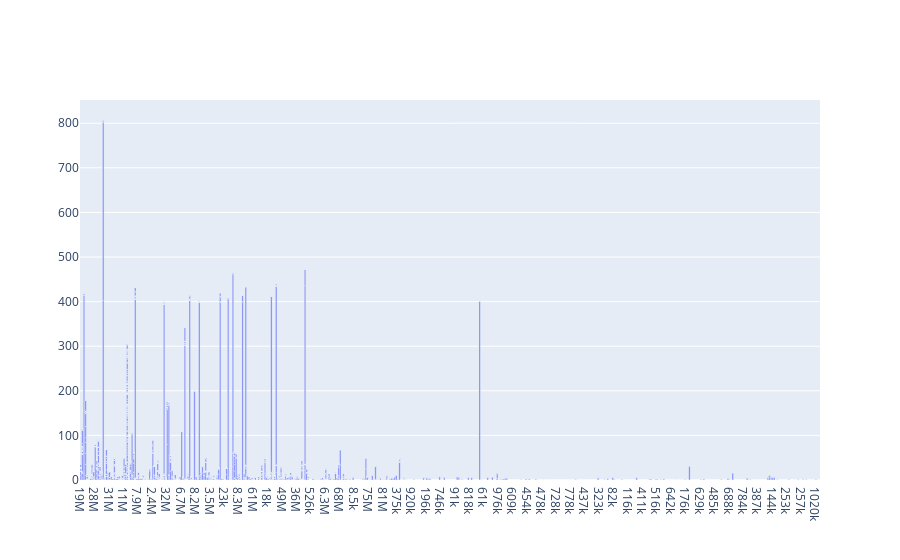

Source (notebook cell):
### Code cell
data_2 = [go.Bar(
        x = apps.Size, # index = category name
        y = apps.Price, # value = count
)]

plotly.offline.iplot(data_2)

### Figure 1 — Plotly figure (JSON) as saved in the notebook; plotly's stock layout.template omitted (floating-point values rounded to 4 significant figures; data arrays with more than 128 entries replaced by an {"elided": "..."} marker saying what was removed)
{"data": [{"type": "bar", "x": {"elided": "10841 str values"}, "y": {"elided": "10841 str values"}}], "layout": {}}
